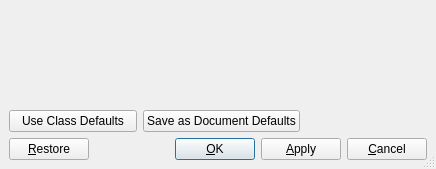
<ui version="4.0" >
 <class>DocumentUi</class>
 <widget class="QDialog" name="DocumentUi" >
  <property name="geometry" >
   <rect>
    <x>0</x>
    <y>0</y>
    <width>436</width>
    <height>169</height>
   </rect>
  </property>
  <property name="sizePolicy" >
   <sizepolicy>
    <hsizetype>1</hsizetype>
    <vsizetype>1</vsizetype>
    <horstretch>0</horstretch>
    <verstretch>0</verstretch>
   </sizepolicy>
  </property>
  <property name="windowTitle" >
   <string/>
  </property>
  <property name="sizeGripEnabled" >
   <bool>true</bool>
  </property>
  <layout class="QGridLayout" >
   <property name="margin" >
    <number>9</number>
   </property>
   <property name="spacing" >
    <number>6</number>
   </property>
   <item row="2" column="0" >
    <layout class="QHBoxLayout" >
     <property name="margin" >
      <number>0</number>
     </property>
     <property name="spacing" >
      <number>6</number>
     </property>
     <item>
      <widget class="QPushButton" name="restorePB" >
       <property name="text" >
        <string>&amp;Restore</string>
       </property>
      </widget>
     </item>
     <item>
      <spacer>
       <property name="orientation" >
        <enum>Qt::Horizontal</enum>
       </property>
       <property name="sizeType" >
        <enum>QSizePolicy::Expanding</enum>
       </property>
       <property name="sizeHint" >
        <size>
         <width>20</width>
         <height>20</height>
        </size>
       </property>
      </spacer>
     </item>
     <item>
      <widget class="QPushButton" name="okPB" >
       <property name="text" >
        <string>&amp;OK</string>
       </property>
       <property name="default" >
        <bool>true</bool>
       </property>
      </widget>
     </item>
     <item>
      <widget class="QPushButton" name="applyPB" >
       <property name="text" >
        <string>&amp;Apply</string>
       </property>
      </widget>
     </item>
     <item>
      <widget class="QPushButton" name="closePB" >
       <property name="text" >
        <string>&amp;Cancel</string>
       </property>
       <property name="autoDefault" >
        <bool>false</bool>
       </property>
      </widget>
     </item>
    </layout>
   </item>
   <item row="1" column="0" >
    <layout class="QHBoxLayout" >
     <property name="margin" >
      <number>0</number>
     </property>
     <property name="spacing" >
      <number>6</number>
     </property>
     <item>
      <widget class="QPushButton" name="defaultPB" >
       <property name="sizePolicy" >
        <sizepolicy>
         <hsizetype>3</hsizetype>
         <vsizetype>0</vsizetype>
         <horstretch>0</horstretch>
         <verstretch>0</verstretch>
        </sizepolicy>
       </property>
       <property name="toolTip" >
        <string>Reset to the default settings for the document class</string>
       </property>
       <property name="text" >
        <string>Use Class Defaults</string>
       </property>
      </widget>
     </item>
     <item>
      <widget class="QPushButton" name="savePB" >
       <property name="sizePolicy" >
        <sizepolicy>
         <hsizetype>3</hsizetype>
         <vsizetype>0</vsizetype>
         <horstretch>0</horstretch>
         <verstretch>0</verstretch>
        </sizepolicy>
       </property>
       <property name="toolTip" >
        <string>Save settings as LyX's default document settings</string>
       </property>
       <property name="text" >
        <string>Save as Document Defaults</string>
       </property>
      </widget>
     </item>
     <item>
      <spacer>
       <property name="orientation" >
        <enum>Qt::Horizontal</enum>
       </property>
       <property name="sizeType" >
        <enum>QSizePolicy::Expanding</enum>
       </property>
       <property name="sizeHint" >
        <size>
         <width>20</width>
         <height>20</height>
        </size>
       </property>
      </spacer>
     </item>
    </layout>
   </item>
   <item row="0" column="0" >
    <widget class="lyx::frontend::PanelStack" native="1" name="docPS" />
   </item>
  </layout>
 </widget>
 <customwidgets>
  <customwidget>
   <class>lyx::frontend::PanelStack</class>
   <extends>QWidget</extends>
   <header>PanelStack.h</header>
   <container>1</container>
  </customwidget>
 </customwidgets>
 <tabstops>
  <tabstop>docPS</tabstop>
  <tabstop>defaultPB</tabstop>
  <tabstop>savePB</tabstop>
  <tabstop>restorePB</tabstop>
  <tabstop>okPB</tabstop>
  <tabstop>applyPB</tabstop>
  <tabstop>closePB</tabstop>
 </tabstops>
 <includes>
  <include location="local" >qt_i18n.h</include>
 </includes>
 <resources/>
 <connections/>
</ui>
